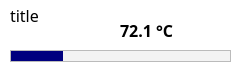
<?xml version="1.0" encoding="UTF-8"?>
<ui version="4.0">
 <class>Form</class>
 <widget class="QWidget" name="Form">
  <property name="geometry">
   <rect>
    <x>0</x>
    <y>0</y>
    <width>240</width>
    <height>70</height>
   </rect>
  </property>
  <property name="windowTitle">
   <string>Form</string>
  </property>
  <property name="styleSheet">
   <string notr="true">QLabel {
	font-family: Poppins;
	font-size: 16px;
}

QWidget {
	background-color: white;
}</string>
  </property>
  <widget class="QLabel" name="nameLbl">
   <property name="geometry">
    <rect>
     <x>10</x>
     <y>5</y>
     <width>201</width>
     <height>21</height>
    </rect>
   </property>
   <property name="text">
    <string>title</string>
   </property>
  </widget>
  <widget class="QProgressBar" name="progressBar">
   <property name="geometry">
    <rect>
     <x>10</x>
     <y>50</y>
     <width>221</width>
     <height>12</height>
    </rect>
   </property>
   <property name="styleSheet">
    <string notr="true">QProgressBar {
    border: 1px solid #bbb;
    background-color: #f3f3f3;
}

QProgressBar::chunk {
    background-color: #00007f;
}
</string>
   </property>
   <property name="value">
    <number>24</number>
   </property>
   <property name="textVisible">
    <bool>false</bool>
   </property>
  </widget>
  <widget class="QLabel" name="valueLbl">
   <property name="geometry">
    <rect>
     <x>120</x>
     <y>20</y>
     <width>111</width>
     <height>21</height>
    </rect>
   </property>
   <property name="styleSheet">
    <string notr="true">font-weight: bold;</string>
   </property>
   <property name="text">
    <string>72.1 °C</string>
   </property>
  </widget>
 </widget>
 <resources/>
 <connections/>
</ui>
